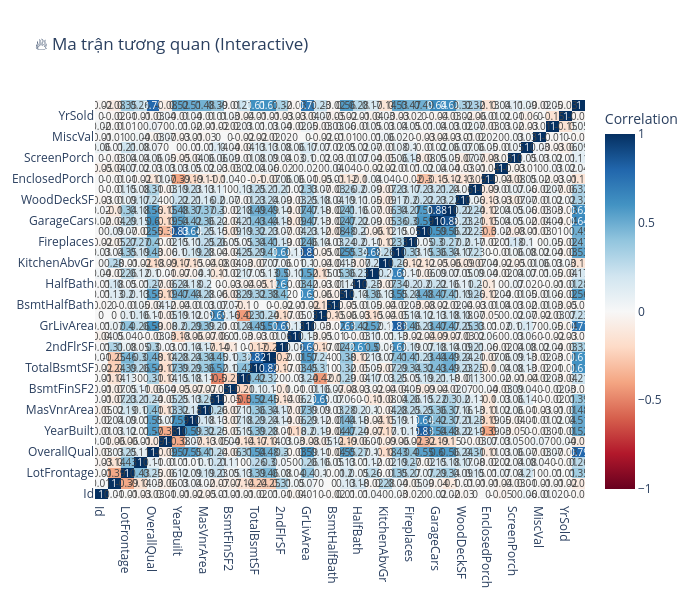

The notebook cell this image was saved under:
### Markdown cell above
## 6. Ma Trận Tương Quan (Correlation Matrix)

Xem mối tương quan giữa các biến số.

### Code cell
# Ma trận tương quan interactive
eda_train.correlation_matrix(interactive=True)

### Figure 1 — Plotly figure (JSON) as saved in the notebook; plotly's stock layout.template omitted (floating-point values rounded to 4 significant figures; data arrays with more than 128 entries replaced by an {"elided": "..."} marker saying what was removed)
{"data": [{"colorbar": {"title": {"text": "Correlation"}}, "colorscale": [[0, "rgb(103,0,31)"], [0.1, "rgb(178,24,43)"], [0.2, "rgb(214,96,77)"], [0.3, "rgb(244,165,130)"], [0.4, "rgb(253,219,199)"], [0.5, "rgb(247,247,247)"], [0.6, "rgb(209,229,240)"], [0.7, "rgb(146,197,222)"], [0.8, "rgb(67,147,195)"], [0.9, "rgb(33,102,172)"], [1, "rgb(5,48,97)"]], "text": {"elided": "38x38 float values"}, "textfont": {"size": 10}, "texttemplate": "%{text}", "type": "heatmap", "x": ["Id", "MSSubClass", "LotFrontage", "LotArea", "OverallQual", "OverallCond", "YearBuilt", "YearRemodAdd", "MasVnrArea", "BsmtFinSF1", "BsmtFinSF2", "BsmtUnfSF", "TotalBsmtSF", "1stFlrSF", "2ndFlrSF", "LowQualFinSF", "GrLivArea", "BsmtFullBath", "BsmtHalfBath", "FullBath", "HalfBath", "BedroomAbvGr", "KitchenAbvGr", "TotRmsAbvGrd", "Fireplaces", "GarageYrBlt", "GarageCars", "GarageArea", "WoodDeckSF", "OpenPorchSF", "EnclosedPorch", "3SsnPorch", "ScreenPorch", "PoolArea", "MiscVal", "MoSold", "YrSold", "SalePrice"], "y": ["Id", "MSSubClass", "LotFrontage", "LotArea", "OverallQual", "OverallCond", "YearBuilt", "YearRemodAdd", "MasVnrArea", "BsmtFinSF1", "BsmtFinSF2", "BsmtUnfSF", "TotalBsmtSF", "1stFlrSF", "2ndFlrSF", "LowQualFinSF", "GrLivArea", "BsmtFullBath", "BsmtHalfBath", "FullBath", "HalfBath", "BedroomAbvGr", "KitchenAbvGr", "TotRmsAbvGrd", "Fireplaces", "GarageYrBlt", "GarageCars", "GarageArea", "WoodDeckSF", "OpenPorchSF", "EnclosedPorch", "3SsnPorch", "ScreenPorch", "PoolArea", "MiscVal", "MoSold", "YrSold", "SalePrice"], "z": {"elided": "38x38 float values"}, "zmid": 0}], "layout": {"height": 600, "title": {"text": "🔥 Ma trận tương quan (Interactive)"}, "width": 700}}
